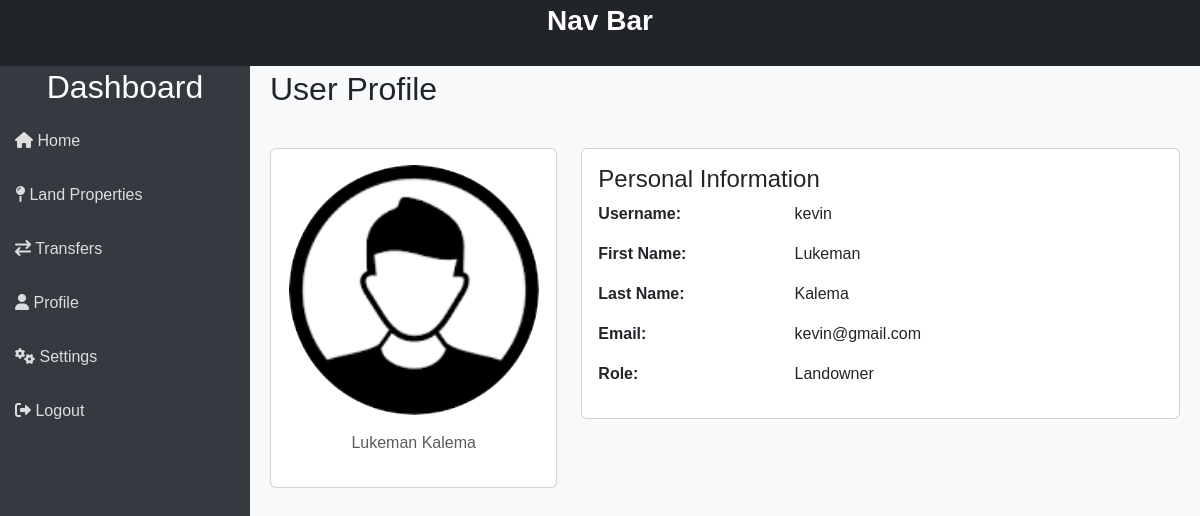
/profile/ (signed in), run on the app's committed database.
### users/models.py (models this page shows, shortened)
class User(AbstractUser):
    role = models.IntegerField(default=3)  # 1 = Admin, 2 = Government Official, 3 = Landowner
    nin = models.CharField(max_length=15, blank=True, null=True)

### users/views.py (the view)
# urls.py: path('profile/', views.profile, name='profile'),
def profile(request):
    return render(request, 'users/profile.html')

### users/templates/users/profile.html (shortened to what this page needs)
{% extends "templates/index.html" %} {% block content %}
<div class="main-content">
    <div class="header">
        <h2>User Profile</h2>
    </div>
    <div class="row">
        <div class="col-md-4">
            <div class="card mb-3">
                <div class="card-body text-center">
                    <img
                        alt="User Avatar"
                        class="rounded-circle"
                        width="250"
                    />
                    <p class="text-muted">
                        {{ user.first_name}} {{ user.last_name }}
                    </p>
                </div>
            </div>
        </div>
        <div class="col-md-8">
            <div class="card">
                <div class="card-body">
                    <h4 class="card-title">Personal Information</h4>
                    <div class="row mb-3">
                        <div class="col-sm-4"><strong>Username:</strong></div>
                        <div class="col-sm-8">{{ user.username }}</div>
                    </div>
                    <div class="row mb-3">
                        <div class="col-sm-4"><strong>First Name:</strong></div>
                        <div class="col-sm-8">{{ user.first_name }}</div>
                    </div>
                    <div class="row mb-3">
                        <div class="col-sm-4"><strong>Last Name:</strong></div>
                        <div class="col-sm-8">{{ user.last_name }}</div>
                    </div>
                    <div class="row mb-3">
                        <div class="col-sm-4"><strong>Email:</strong></div>
                        <div class="col-sm-8">{{ user.email }}</div>
                    </div>
                    <div class="row mb-3">
                        <div class="col-sm-4"><strong>Role:</strong></div>
                        <div class="col-sm-8">
                            {% if role == 1 %} Admin {% elif role == 2 %}
                            Government Official {% else %} Landowner {% endif %}
                        </div>
                    </div>
                </div>
            </div>
        </div>
    </div>
</div>
{% endblock %}

### templates/index.html (style rules this page uses)
body { display: flex; min-height: 100vh; font-family: Arial, sans-serif; }
.main-content { margin-top: 50px; margin-left: 250px; padding: 20px; flex: 1; background-color: #f8f9fa; }
.header { display: flex; align-items: center; justify-content: space-between; margin-bottom: 20px; }
.header h2 { margin: 0; }
.card { margin: 20px 0; }

### data on the page
User: first_name "Lukeman", last_name "Kalema", username "kevin", email "kevin@gmail.com"
